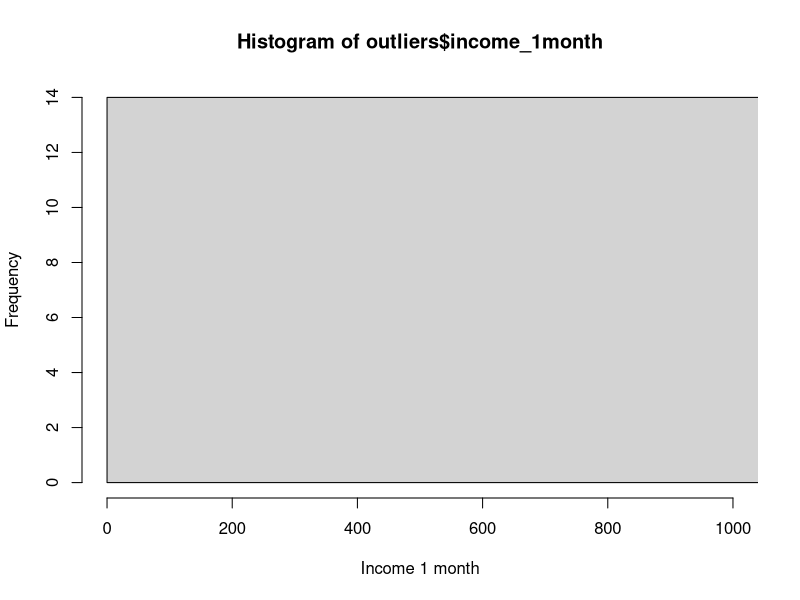
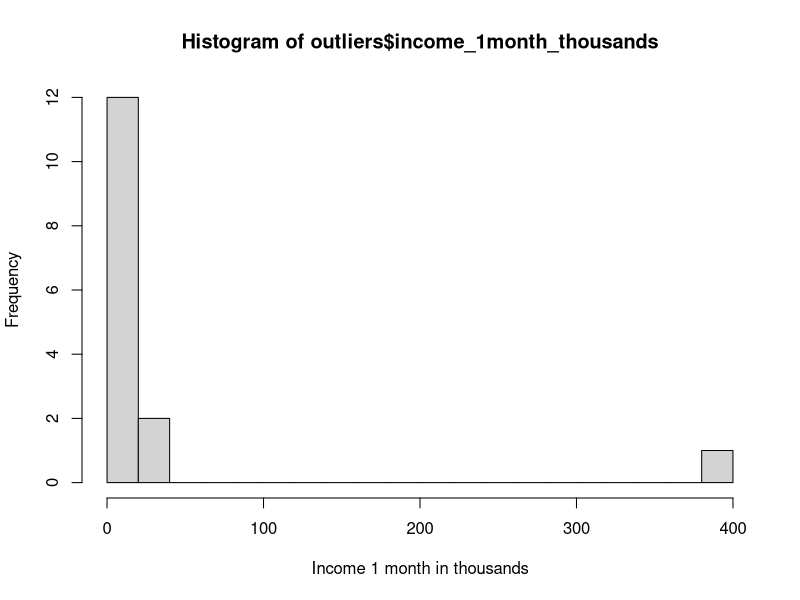
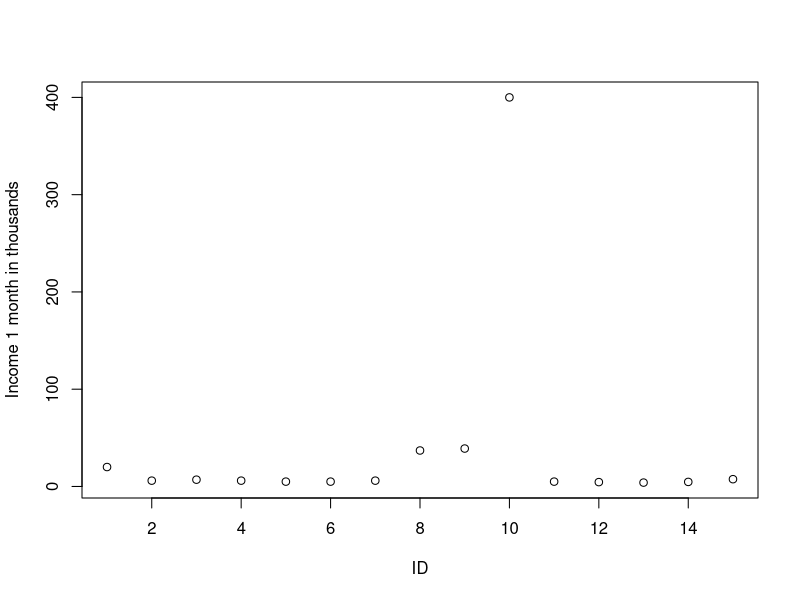
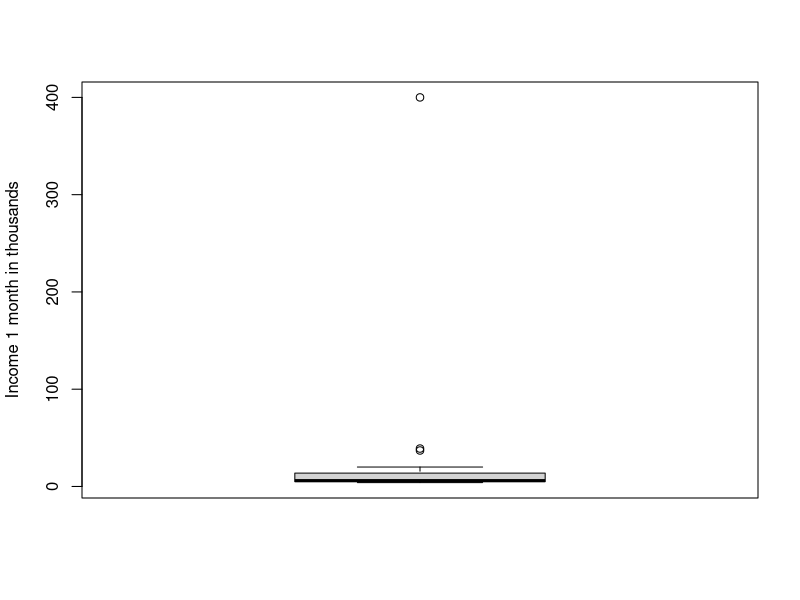
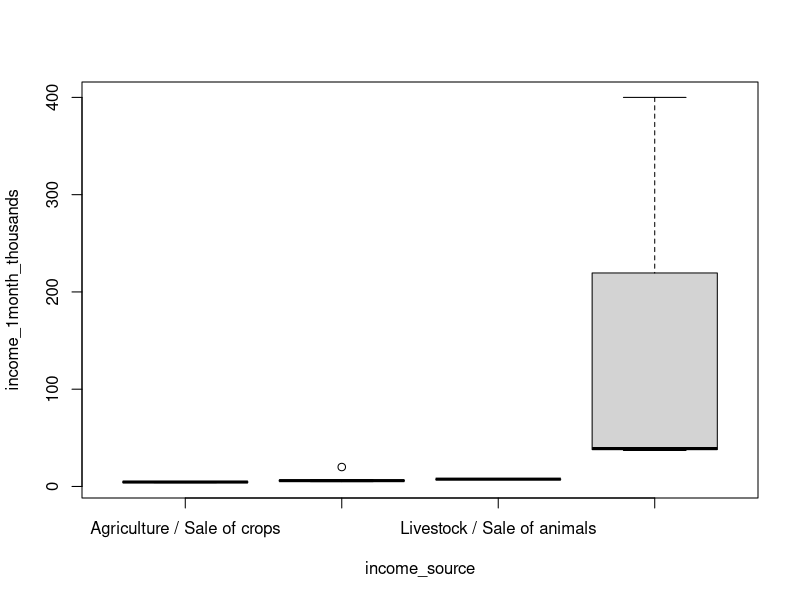

Generate these figures, in order, with R:
## ---- chunk 1

## ---- chunk 2

library(dplyr)
province = c ("Abidjan", "Bas sassandra", "Bas Sassandra", "Cavally", "Guemon", "Tonkpi")
population = c(70, 2, 7, 4, 1, 7)
table_location = tibble(province, population)
table_location
## ---- chunk 3
library(readxl)
outliers <- read_excel("outliers_4_1_10.xlsx")

tibble(outliers)
## ---- chunk 4

#Using the example above, and for the dataset "outliers", simple way to start is to look at the summary of the variable

# Summary of variable
summary(outliers$income_1month)


# Summary of variable with a condition
summary(outliers$income_1month[outliers$income_source=="Factory employee"])


# Calculate outlier cutoff of 1.5x the interquartile range 
review_outliers <- 1.5*IQR(outliers$income_1month)
print(review_outliers)

# Create a histogram of income_1month
hist(outliers$income_1month, xlab="Income 1 month", xlim=c(0, 1000))
# Create a new variable for months in thousands to make it easier to read on chart and recreate histogram defining the number of breaks to ensure can see outliers clearly
outliers$income_1month_thousands <- outliers$income_1month/1000
hist(outliers$income_1month_thousands,xlab="Income 1 month in thousands", breaks = 25)

# Create a scatter plot of income_1month
plot(outliers$id, outliers$income_1month_thousands, xlab="ID", ylab="Income 1 month in thousands")

# Create boxplot of income_1month
boxplot(outliers$income_1month_thousands, ylab="Income 1 month in thousands") 
 
# Create boxplot of the income_1month variable split by income_source 
boxplot(income_1month_thousands~income_source, data = outliers)

